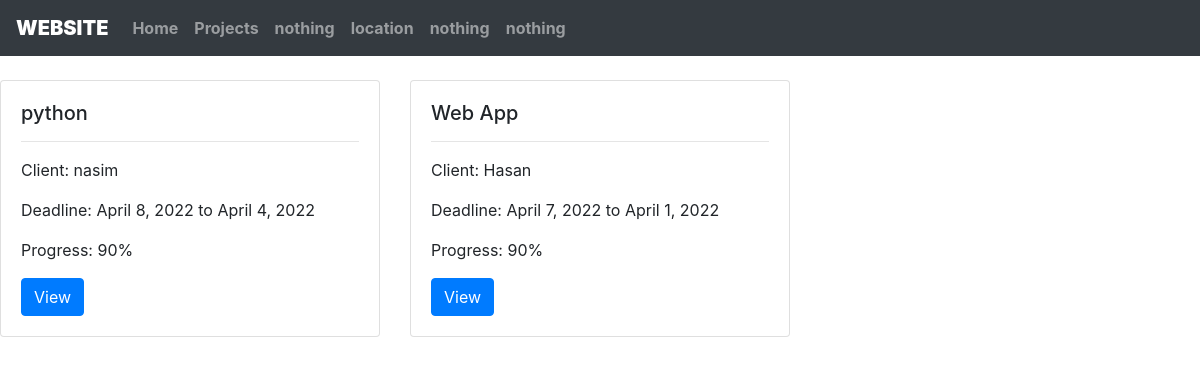
The app's page /, older data.
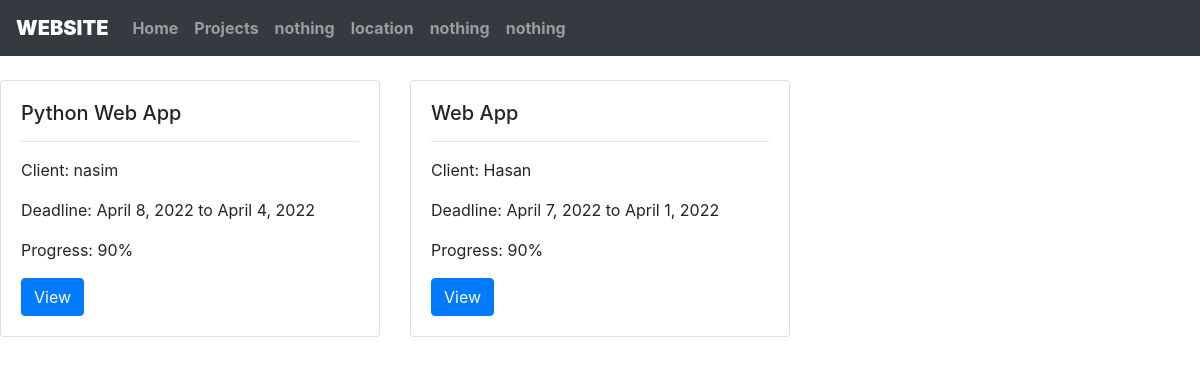
The same page, newer data.
### core/models.py (models this page shows, shortened)
class Project(models.Model):
    project_name = models.CharField(max_length=100, null=True, blank=Tree)
    start_date = models.DateField(null=True, blank=True)
    end_date = models.DateField(null=True, blank=True)
    tool = models.ManyToManyField(Tool, blank=True)
    customer = models.ForeignKey(Customer, null=True, on_delete=models.CASCADE)

class Customer(models.Model):
    customer_name = models.CharField(max_length=20)
    email = models.EmailField(max_length=64)
    phone = models.CharField(max_length=32)
    organization = models.CharField(max_length=20)

### core/views.py (the view)
# urls.py: 2. Add a URL to urlpatterns:  path('', views.home, name='home')
def home(request):
    projects = Project.objects.all()
    context= {
        'projects': projects
        }
    return render(request, 'core/home.html', context)

### core/templates/core/home.html (shortened to what this page needs)
{% extends 'core/base.html' %}
{% load static %}
{% block homeactive %}
{% endblock homeactive %}
{% block bodycontent %}
<br>
<div class="row">
  {% for project in projects %}
  <div class="col-md-4">
    <div class="card">
      <div class="card-body">
        <h5 class="card-title">{{project.project_name}}</h5>
        <hr />
        <p class="card-text">Client: {{project.customer.customer_name}}</p>
        <p class="card-text">
          Deadline: {{project.end_date}} to {{project.start_date}}
        </p>
        <p class="card-text">Progress: 90%</p>
        <a class="btn btn-primary" href="{% url 'task' project.id %}">View</a>
        </div>
      </div>
    </div>
    {% endfor %}
  </div>
{% endblock %}

### core/templates/core/base.html (shortened to what this page needs)
<!DOCTYPE html>
{% load static %}
<html lang="en">
  <head>
    <link
      rel="stylesheet"
      href="https://cdnjs.cloudflare.com/ajax/libs/twitter-bootstrap/4.6.0/css/bootstrap.min.css"
    />
  </head>
  <body class="my_body">
    <nav class="navbar navbar-expand-lg navbar-dark bg-dark">
      <a class="navbar-brand" href="{% url 'home' %}"
        ><b><strong>WEBSITE</strong></b></a
      >
      <div class="collapse navbar-collapse" id="navbarSupportedContent">
        <ul class="navbar-nav mr-auto">
          <li class="nav-item {% block homeactive %} {% endblock homeactive %}">
            <a class="nav-link" href="{% url 'home' %}"><b>Home</b></a>
          </li>
          <li
            class="nav-item {% block adminhomeactive %} {% endblock adminhomeactive %}"
          >
            <a class="nav-link" href="{% url 'projects' %}"><b>Projects</b></a>
          </li>
          <li
            class="nav-item {% block aboutactive %} {% endblock aboutactive %}"
          >
            <a class="nav-link" href=""><b>nothing</b></a>
          </li>
          <li
            class="nav-item {% block locationactive %} {% endblock locationactive %}"
          >
            <a class="nav-link" href=""><b>location</b></a>
          </li>
          <li
            class="nav-item {% block noticeactive %} {% endblock noticeactive %}"
          >
            <a class="nav-link" href=""><b>nothing</b></a>
          </li>
          <li
            class="nav-item {% block profileactive %} {% endblock profileactive %}"
          >
            <a class="nav-link" href=""><b>nothing</b></a>
          </li>
        </ul>
      </div>
    </nav>
    {% block bodycontent %}{% endblock bodycontent %}
  </body>
</html>

Row changes from the older to the newer data that the page shows:
changed Project "nasim": project_name "python" → "Python Web App"
